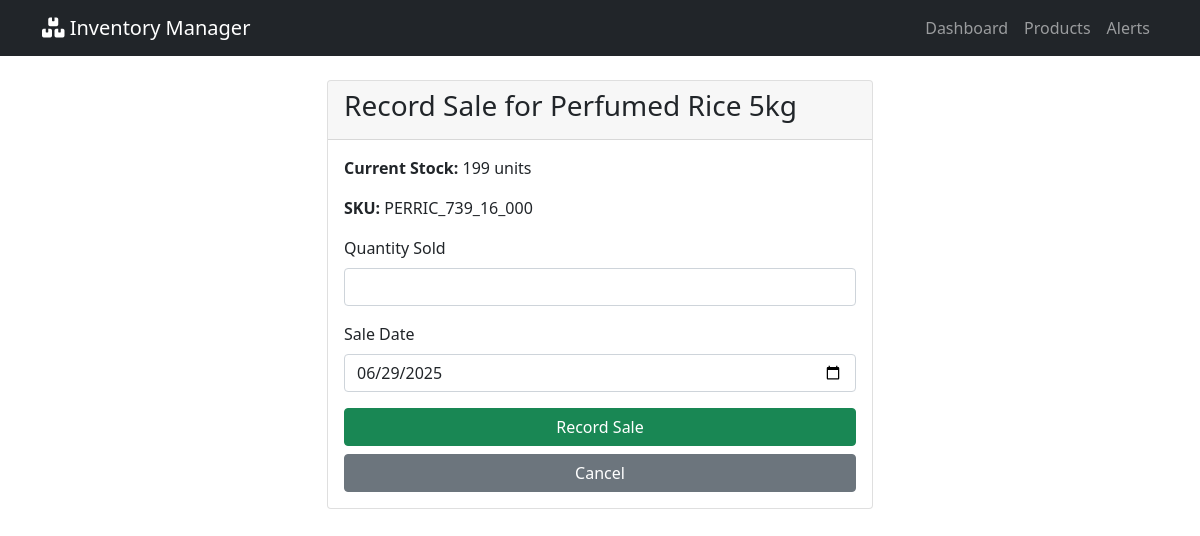
/products/1/add-sale/, run on the app's committed database.
### inventory/models.py (models this page shows, shortened)
class Product(models.Model):
    name = models.CharField(max_length=200)
    sku = models.CharField(max_length=50, unique=True)
    current_stock = models.PositiveIntegerField(default=0)
    low_stock_threshold = models.PositiveIntegerField(default=10)
    created_at = models.DateTimeField(auto_now_add=True)
    updated_at = models.DateTimeField(auto_now=True)

### inventory/views.py (the view)
# urls.py: path('products/<int:product_id>/add-sale/', views.add_sale, name='add_sale'),
def add_sale(request, product_id):
    product = get_object_or_404(Product, pk=product_id)
    if request.method == 'POST':
        form = SaleForm(request.POST)
        if form.is_valid():
            sale = form.save(commit=False)
            sale.product = product
            try:
                sale.save()
                messages.success(request, f'Sale recorded: {sale.quantity} units of {product.name}')
                if product.is_low_stock:
                    StockAlert.objects.get_or_create(
                        product=product,
                        alert_type='LOW_STOCK',
                        is_active=True,
                        defaults={
                            'message': f'{product.name} is now at low stock level: {product.current_stock} units'
                        }
                    )
                return redirect('product_detail', pk=product.pk)
            except ValidationError as e:
                messages.error(request, str(e))
    else:
        form = SaleForm()
    return render(request, 'inventory/add_sale.html', {'form': form, 'product': product})

### inventory/forms.py
class SaleForm(forms.ModelForm):
    class Meta:
        model = Sale
        fields = ['quantity', 'date']
        widgets = {
            'quantity': forms.NumberInput(attrs={'class': 'form-control', 'min': '1'}),
            'date': forms.DateInput(attrs={'class': 'form-control', 'type': 'date'}),
        }

### inventory/templates/inventory/add_sale.html (shortened to what this page needs)
{% extends 'inventory/base.html' %}
{% block content %}
<div class="row justify-content-center">
    <div class="col-md-6">
        <div class="card">
            <div class="card-header">
                <h3>Record Sale for {{ product.name }}</h3>
            </div>
            <div class="card-body">
                <div class="mb-3">
                    <p><strong>Current Stock:</strong> {{ product.current_stock }} units</p>
                    <p><strong>SKU:</strong> {{ product.sku }}</p>
                </div>
                <form method="post">
                    <div class="mb-3">
                        <label for="{{ form.quantity.id_for_label }}" class="form-label">Quantity Sold</label>
                        {{ form.quantity }}
                    </div>
                    <div class="mb-3">
                        <label for="{{ form.date.id_for_label }}" class="form-label">Sale Date</label>
                        {{ form.date }}
                    </div>
                    <div class="d-grid gap-2">
                        <button type="submit" class="btn btn-success">Record Sale</button>
                        <a href="{% url 'product_detail' product.pk %}" class="btn btn-secondary">Cancel</a>
                    </div>
                </form>
            </div>
        </div>
    </div>
</div>
{% endblock %}

### data on the page
Product: name "Perfumed Rice 5kg", current_stock "199", sku "PERRIC_739_16_000"
